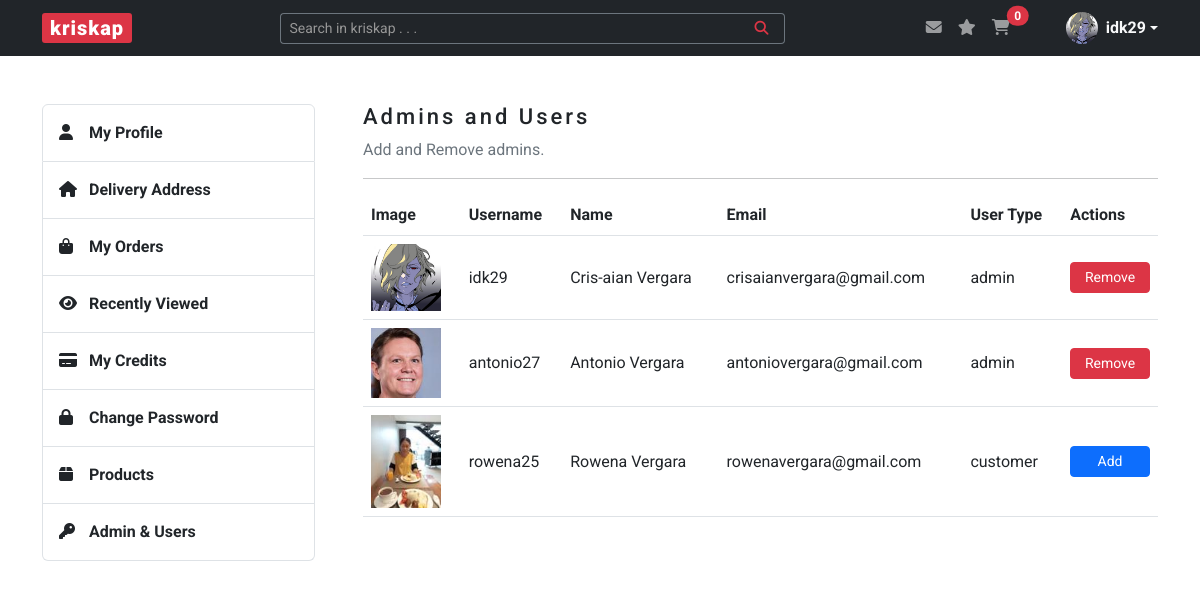
Page /admin (signed in) on the earlier database version.
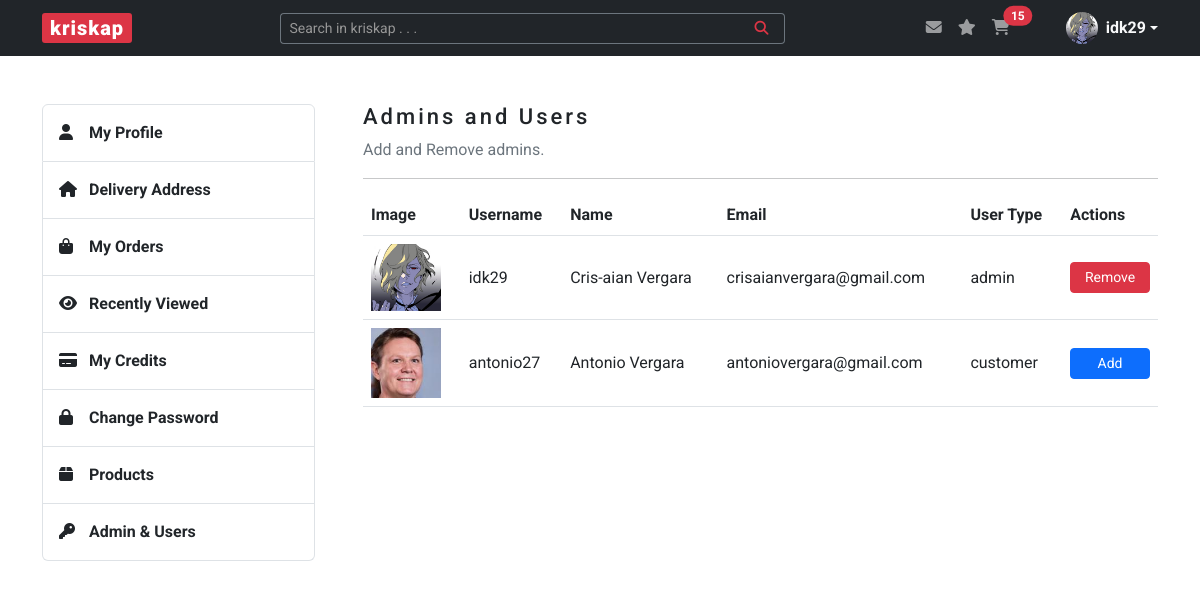
Same page on the later database version.
### kriskap/models.py (models this page shows)
class User(db.Model, UserMixin):
    __tablename__ = "users"
    id = db.Column(db.Integer, primary_key=True)
    user_type = db.Column(db.String(20), nullable=False)
    username = db.Column(db.String(20), unique=True, nullable=False)
    name = db.Column(db.String(100), nullable=False)
    email = db.Column(db.String(100), unique=True, nullable=False)
    image_file = db.Column(db.String(250), nullable=False, default="default.png")
    password = db.Column(db.String(100), nullable=False)
    carts = relationship("Cart", back_populates="buyer")

### kriskap/admins/routes.py (the view)
@admins.route("/admin")
@login_required
@admin_only
def admin():
    users = User.query.all()
    return render_template("admin.html", title="Admin", users=users)

### kriskap/models.py (called while the page is built)
@login_manager.user_loader
def load_user(user_id):
    return User.query.get(int(user_id))

### kriskap/users/utils.py (called while the page is built)
def admin_only(f):
    @wraps(f)
    def decorated_function(*args, **kwargs):
        if current_user.user_type != "admin":
            return abort(403)
        return f(*args, **kwargs)
    return decorated_function

### kriskap/templates/admin.html (shortened to what this page needs)
{% extends "base.html" %}
{% block content %}
    <div id="account-login" class="content-section mb-5">
        <div class="row justify-content-between">
            {% include "aside.html" %}
            <section class="col-lg-9 ps-lg-5">
                <h3>Admins and Users</h3>
                <p class="text-secondary">Add and Remove admins.</p>
                <hr>
                <table class="table">
                    <thead>
                      <tr>
                        <th scope="col">Image</th>
                        <th scope="col">Username</th>
                        <th scope="col">Name</th>
                        <th scope="col">Email</th>
                        <th scope="col">User Type</th>
                        <th scope="col">Actions</th>
                      </tr>
                    </thead>
                    <tbody>
                    {% for user in users %}
                            <tr class="align-middle">
                                <td><img width="70px" src="{{ url_for('static', filename='img/profile_pics/' + user.image_file) }}" alt="Image Preview" class="image_view"></td>
                                <td>{{ user.username }}</td>
                                <td>{{ user.name }}</td>
                                <td>{{ user.email }}</td>
                                <td>{{ user.user_type }}</td>
                                <td>
                                    {% if user.user_type != "admin" %}
                                        <a href="{{ url_for('admins.add_admin', user_id = user.id) }}" class="btn btn-primary btn-sm w-100">Add</a>
                                    {% else %}
                                        <a href="#removeModal{{ user.id }}" class="btn btn-danger btn-sm w-100" data-bs-toggle="modal">Remove</a>
                                    {% endif %}
                                </td>
                            </tr>
                    {% endfor %}
                    </tbody>
                  </table>
            </section>
        </div>
    </div>
{% endblock %}

### kriskap/templates/base.html (shortened to what this page needs)
<!DOCTYPE html>
<html lang="en">
<head>
    <link rel="stylesheet" href="https://cdn.jsdelivr.net/npm/bootstrap@5.3.0-alpha1/dist/css/bootstrap.min.css">
    <link rel="stylesheet" href="{{ url_for('static', filename='css/styles.css') }}">
</head>
<body>
    <header>
        <nav class="navbar navbar-expand-lg navbar-dark bg-dark">
            <div class="container">
                <a class="navbar-brand px-2 py-0" href="{{ url_for('main.home') }}">kriskap</a>
                <div class="collapse navbar-collapse" id="navbarSupportedContent">
                    <form class="d-flex ms-auto form-search w-50" role="search">
                        <div class="input-group input-group-sm">
                            <input type="text" class="form-control text-bg-dark border-secondary border-end-0" placeholder="Search in kriskap . . ." aria-label="Search in kriskap . . ." aria-describedby="button-addon">
                            <button class="btn btn-outline-danger border-start-0 border-secondary" type="button" id="button-addon"><i class="fa-solid fa-magnifying-glass px-2"></i></button>
                        </div>
                    </form>
                    <ul class="navbar-nav ms-auto mb-2 mb-lg-0 notification-cart">
                        <li class="nav-item">
                            <a href="" class="nav-link position-relative d-inline-block">
                                <i class="fa-solid fa-envelope"></i>
                            </a>
                        </li>
                        <li class="nav-item">
                            <a href="" class="nav-link d-inline-block">
                                <i class="fa-solid fa-star"></i>
                            </a>
                        </li>
                        <li class="nav-item me-5">
                            <a href="{{ url_for('carts.view_cart') }}" class="nav-link position-relative d-inline-block">
                                <i class="fa-solid fa-cart-shopping"></i>
                                <span class="position-absolute start-100 translate-middle badge rounded-pill bg-danger">
                                    {% set items = [] %}
                                    {{ items | sum }}
                                </span>
                            </a>
                        </li>
                        {% if current_user.is_authenticated %}
                        <li class="dropdown d-flex align-items-center">
                            <a href="#" class="d-flex align-items-center text-light text-decoration-none dropdown-toggle" data-bs-toggle="dropdown" aria-expanded="false">
                                <img src="{{ url_for('static', filename='img/profile_pics/' + current_user.image_file) }}" alt="" width="32" height="32" class="rounded-circle me-2">
                                <strong>{{ current_user.username }}</strong>
                            </a>
                        </li>
                        {% endif %}
                    </ul>
                </div>
            </div>
        </nav>
    </header>
    <main class="container mt-5">
        {% block content %} {% endblock %}
    </main>
</body>
</html>

Differences in the rows shown:
removed User: image_file (picture), username "rowena25", name "Rowena Vergara", email "rowenavergara@gmail.com", user_type "customer"
changed User "antonio27": user_type "admin" → "customer"; user_type "Remove" → "Add"
Other differences:
{{ items | sum }}: "0" → "15"
